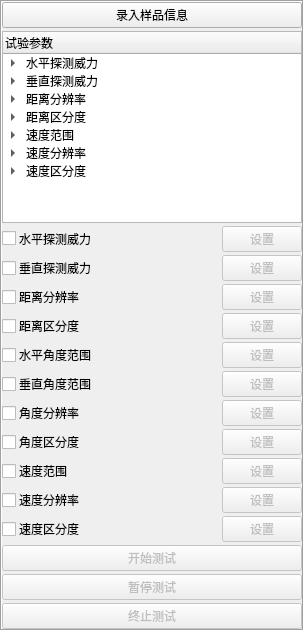
       <widget class="QFrame" name="frame_1">
        <property name="focusPolicy">
         <enum>Qt::NoFocus</enum>
        </property>
        <property name="frameShape">
         <enum>QFrame::Box</enum>
        </property>
        <property name="frameShadow">
         <enum>QFrame::Sunken</enum>
        </property>
        <property name="lineWidth">
         <number>1</number>
        </property>
        <layout class="QVBoxLayout" name="verticalLayout">
         <property name="spacing">
          <number>3</number>
         </property>
         <property name="leftMargin">
          <number>0</number>
         </property>
         <property name="topMargin">
          <number>0</number>
         </property>
         <property name="rightMargin">
          <number>0</number>
         </property>
         <property name="bottomMargin">
          <number>0</number>
         </property>
         <item>
          <widget class="QPushButton" name="RecordMessageButton">
           <property name="maximumSize">
            <size>
             <width>300</width>
             <height>50</height>
            </size>
           </property>
           <property name="text">
            <string>录入样品信息</string>
           </property>
          </widget>
         </item>
         <item>
          <widget class="QTreeWidget" name="treeWidget">
           <property name="sizePolicy">
            <sizepolicy hsizetype="Expanding" vsizetype="Expanding">
             <horstretch>0</horstretch>
             <verstretch>0</verstretch>
            </sizepolicy>
           </property>
           <property name="minimumSize">
            <size>
             <width>300</width>
             <height>0</height>
            </size>
           </property>
           <property name="maximumSize">
            <size>
             <width>16777215</width>
             <height>16777215</height>
            </size>
           </property>
           <column>
            <property name="text">
             <string>试验参数</string>
            </property>
           </column>
           <item>
            <property name="text">
             <string>水平探测威力</string>
            </property>
            <item>
             <property name="text">
              <string>目标RCS</string>
             </property>
            </item>
            <item>
             <property name="text">
              <string>最小测试距离</string>
             </property>
            </item>
            <item>
             <property name="text">
              <string>最大测试距离</string>
             </property>
            </item>
            <item>
             <property name="text">
              <string>最小测试角度</string>
             </property>
            </item>
            <item>
             <property name="text">
              <string>最大测试角度</string>
             </property>
            </item>
            <item>
             <property name="text">
              <string>距离步进</string>
             </property>
            </item>
            <item>
             <property name="text">
              <string>角度步进</string>
             </property>
            </item>
            <item>
             <property name="text">
              <string>驻留时间</string>
             </property>
            </item>
            <item>
             <property name="text">
              <string>运动模式</string>
             </property>
            </item>
           </item>
           <item>
            <property name="text">
             <string>垂直探测威力</string>
            </property>
            <item>
             <property name="text">
              <string>目标RCS</string>
             </property>
            </item>
            <item>
             <property name="text">
              <string>最小测试距离</string>
             </property>
            </item>
            <item>
             <property name="text">
              <string>最大测试距离</string>
             </property>
            </item>
            <item>
             <property name="text">
              <string>最小测试角度</string>
             </property>
            </item>
            <item>
             <property name="text">
              <string>最大测试角度</string>
             </property>
            </item>
            <item>
             <property name="text">
              <string>距离步进</string>
             </property>
            </item>
            <item>
             <property name="text">
              <string>角度步进</string>
             </property>
            </item>
            <item>
             <property name="text">
              <string>驻留时间</string>
             </property>
            </item>
            <item>
             <property name="text">
              <string>运动模式</string>
             </property>
            </item>
           </item>
           <item>
            <property name="text">
             <string>距离分辨率</string>
            </property>
            <item>
             <property name="text">
              <string>目标RCS</string>
             </property>
            </item>
            <item>
             <property name="text">
              <string>最小测试距离</string>
             </property>
            </item>
            <item>
             <property name="text">
              <string>最大测试距离</string>
             </property>
            </item>
            <item>
             <property name="text">
              <string>测试角度</string>
             </property>
            </item>
            <item>
             <property name="text">
              <string>距离步进</string>
             </property>
            </item>
            <item>
             <property name="text">
              <string>驻留时间</string>
             </property>
            </item>
            <item>
             <property name="text">
              <string>运动模式</string>
             </property>
            </item>
           </item>
           <item>
            <property name="text">
             <string>距离区分度</string>
            </property>
            <item>
             <property name="text">
              <string>目标RCS</string>
             </property>
            </item>
            <item>
             <property name="text">
              <string>最小测试距离</string>
             </property>
            </item>
            <item>
             <property name="text">
              <string>最大测试距离</string>
             </property>
            </item>
            <item>
             <property name="text">
              <string>测试角度</string>
             </property>
            </item>
            <item>
             <property name="text">
              <string>距离步进</string>
             </property>
            </item>
            <item>
             <property name="text">
              <string>驻留时间</string>
             </property>
            </item>
            <item>
             <property name="text">
              <string>运动模式</string>
             </property>
            </item>
           </item>
           <item>
            <property name="text">
             <string>速度范围</string>
            </property>
            <item>
             <property name="text">
              <string>目标RCS</string>
             </property>
            </item>
            <item>
             <property name="text">
              <string>起始距离</string>
             </property>
            </item>
            <item>
             <property name="text">
              <string>终止距离</string>
             </property>
            </item>
            <item>
             <property name="text">
              <string>最小测试速度</string>
             </property>
            </item>
            <item>
             <property name="text">
              <string>最大测试速度</string>
             </property>
            </item>
            <item>
             <property name="text">
              <string>测试角度</string>
             </property>
            </item>
            <item>
             <property name="text">
              <string>速度步进</string>
             </property>
            </item>
            <item>
             <property name="text">
              <string>驻留时间</string>
             </property>
            </item>
            <item>
             <property name="text">
              <string>运动模式</string>
             </property>
            </item>
           </item>
           <item>
            <property name="text">
             <string>速度分辨率</string>
            </property>
            <item>
             <property name="text">
              <string>目标RCS</string>
             </property>
            </item>
            <item>
             <property name="text">
              <string>起始距离</string>
             </property>
            </item>
            <item>
             <property name="text">
              <string>终止距离</string>
             </property>
            </item>
            <item>
             <property name="text">
              <string>最小测试速度</string>
             </property>
            </item>
            <item>
             <property name="text">
              <string>最大测试速度</string>
             </property>
            </item>
            <item>
             <property name="text">
              <string>测试角度</string>
             </property>
            </item>
            <item>
             <property name="text">
              <string>速度步进</string>
             </property>
            </item>
            <item>
             <property name="text">
              <string>驻留时间</string>
             </property>
            </item>
            <item>
             <property name="text">
              <string>运动模式</string>
             </property>
            </item>
           </item>
           <item>
            <property name="text">
             <string>速度区分度</string>
            </property>
            <item>
             <property name="text">
              <string>目标RCS</string>
             </property>
            </item>
            <item>
             <property name="text">
              <string>起始距离</string>
             </property>
            </item>
            <item>
             <property name="text">
              <string>终止距离</string>
             </property>
            </item>
            <item>
             <property name="text">
              <string>最小测试速度</string>
             </property>
            </item>
            <item>
             <property name="text">
              <string>最大测试速度</string>
             </property>
            </item>
            <item>
             <property name="text">
              <string>测试角度</string>
             </property>
            </item>
            <item>
             <property name="text">
              <string>速度步进</string>
             </property>
            </item>
            <item>
             <property name="text">
              <string>驻留时间</string>
             </property>
            </item>
            <item>
             <property name="text">
              <string>运动模式</string>
             </property>
            </item>
           </item>
          </widget>
         </item>
         <item>
          <layout class="QGridLayout" name="gridLayout">
           <item row="10" column="1">
            <widget class="QLabel" name="SpeedDistinctionLabel">
             <property name="sizePolicy">
              <sizepolicy hsizetype="Expanding" vsizetype="Expanding">
               <horstretch>0</horstretch>
               <verstretch>0</verstretch>
              </sizepolicy>
             </property>
             <property name="maximumSize">
              <size>
               <width>16777215</width>
               <height>50</height>
              </size>
             </property>
             <property name="text">
              <string>速度区分度</string>
             </property>
            </widget>
           </item>
           <item row="6" column="2">
            <widget class="QPushButton" name="AngularResolutionSetup">
             <property name="enabled">
              <bool>false</bool>
             </property>
             <property name="minimumSize">
              <size>
               <width>50</width>
               <height>0</height>
              </size>
             </property>
             <property name="text">
              <string>设置</string>
             </property>
            </widget>
           </item>
           <item row="7" column="0">
            <widget class="QCheckBox" name="AngularDistinctionSelect">
             <property name="maximumSize">
              <size>
               <width>20</width>
               <height>20</height>
              </size>
             </property>
             <property name="text">
              <string/>
             </property>
            </widget>
           </item>
           <item row="10" column="0">
            <widget class="QCheckBox" name="SpeedDistinctionSelect">
             <property name="maximumSize">
              <size>
               <width>20</width>
               <height>20</height>
              </size>
             </property>
             <property name="text">
              <string/>
             </property>
            </widget>
           </item>
           <item row="2" column="2">
            <widget class="QPushButton" name="DistanceResolutionSetup">
             <property name="enabled">
              <bool>false</bool>
             </property>
             <property name="minimumSize">
              <size>
               <width>50</width>
               <height>0</height>
              </size>
             </property>
             <property name="text">
              <string>设置</string>
             </property>
            </widget>
           </item>
           <item row="8" column="1">
            <widget class="QLabel" name="SpeedRangeLabel">
             <property name="sizePolicy">
              <sizepolicy hsizetype="Preferred" vsizetype="Expanding">
               <horstretch>0</horstretch>
               <verstretch>0</verstretch>
              </sizepolicy>
             </property>
             <property name="maximumSize">
              <size>
               <width>16777215</width>
               <height>50</height>
              </size>
             </property>
             <property name="text">
              <string>速度范围</string>
             </property>
            </widget>
           </item>
           <item row="6" column="1">
            <widget class="QLabel" name="AngularResolutionLabel">
             <property name="maximumSize">
              <size>
               <width>16777215</width>
               <height>50</height>
              </size>
             </property>
             <property name="text">
              <string>角度分辨率</string>
             </property>
            </widget>
           </item>
           <item row="1" column="0">
            <widget class="QCheckBox" name="VerticalPowerSelect">
             <property name="maximumSize">
              <size>
               <width>20</width>
               <height>20</height>
              </size>
             </property>
             <property name="text">
              <string/>
             </property>
            </widget>
           </item>
           <item row="9" column="1">
            <widget class="QLabel" name="SpeedResolutionLabel">
             <property name="maximumSize">
              <size>
               <width>16777215</width>
               <height>50</height>
              </size>
             </property>
             <property name="text">
              <string>速度分辨率</string>
             </property>
            </widget>
           </item>
           <item row="3" column="0">
            <widget class="QCheckBox" name="DistanceDistinctionSelect">
             <property name="maximumSize">
              <size>
               <width>20</width>
               <height>20</height>
              </size>
             </property>
             <property name="text">
              <string/>
             </property>
            </widget>
           </item>
           <item row="5" column="1">
            <widget class="QLabel" name="VerticalRangeLabel">
             <property name="maximumSize">
              <size>
               <width>16777215</width>
               <height>50</height>
              </size>
             </property>
             <property name="text">
              <string>垂直角度范围</string>
             </property>
            </widget>
           </item>
           <item row="3" column="2">
            <widget class="QPushButton" name="DistanceDistinctionSetup">
             <property name="enabled">
              <bool>false</bool>
             </property>
             <property name="minimumSize">
              <size>
               <width>50</width>
               <height>0</height>
              </size>
             </property>
             <property name="text">
              <string>设置</string>
             </property>
            </widget>
           </item>
           <item row="9" column="2">
            <widget class="QPushButton" name="SpeedResolutionSetup">
             <property name="enabled">
              <bool>false</bool>
             </property>
             <property name="minimumSize">
              <size>
               <width>50</width>
               <height>0</height>
              </size>
             </property>
             <property name="maximumSize">
              <size>
               <width>16777215</width>
               <height>16777215</height>
              </size>
             </property>
             <property name="text">
              <string>设置</string>
             </property>
            </widget>
           </item>
           <item row="8" column="0">
            <widget class="QCheckBox" name="SpeedRangeSelect">
             <property name="maximumSize">
              <size>
               <width>20</width>
               <height>20</height>
              </size>
             </property>
             <property name="text">
              <string/>
             </property>
            </widget>
           </item>
           <item row="7" column="2">
            <widget class="QPushButton" name="AngularDistinctionSetup">
             <property name="enabled">
              <bool>false</bool>
             </property>
             <property name="minimumSize">
              <size>
               <width>50</width>
               <height>0</height>
              </size>
             </property>
             <property name="text">
              <string>设置</string>
             </property>
            </widget>
           </item>
           <item row="0" column="2" alignment="Qt::AlignHCenter">
            <widget class="QPushButton" name="HorizontalPowerSetup">
             <property name="enabled">
              <bool>false</bool>
             </property>
             <property name="minimumSize">
              <size>
               <width>50</width>
               <height>0</height>
              </size>
             </property>
             <property name="maximumSize">
              <size>
               <width>16777215</width>
               <height>16777215</height>
              </size>
             </property>
             <property name="text">
              <string>设置</string>
             </property>
            </widget>
           </item>
           <item row="1" column="2" alignment="Qt::AlignHCenter">
            <widget class="QPushButton" name="VerticalPowerSetup">
             <property name="enabled">
              <bool>false</bool>
             </property>
             <property name="minimumSize">
              <size>
               <width>50</width>
               <height>0</height>
              </size>
             </property>
             <property name="text">
              <string>设置</string>
             </property>
            </widget>
           </item>
           <item row="0" column="1">
            <widget class="QLabel" name="HorizontalPowerLabel">
             <property name="minimumSize">
              <size>
               <width>150</width>
               <height>0</height>
              </size>
             </property>
             <property name="maximumSize">
              <size>
               <width>16777215</width>
               <height>50</height>
              </size>
             </property>
             <property name="text">
              <string>水平探测威力</string>
             </property>
            </widget>
           </item>
           <item row="9" column="0" alignment="Qt::AlignHCenter">
            <widget class="QCheckBox" name="SpeedResolutionSelect">
             <property name="maximumSize">
              <size>
               <width>20</width>
               <height>20</height>
              </size>
             </property>
             <property name="text">
              <string/>
             </property>
            </widget>
           </item>
           <item row="6" column="0">
            <widget class="QCheckBox" name="AngularResolutionSelect">
             <property name="maximumSize">
              <size>
               <width>20</width>
               <height>20</height>
              </size>
             </property>
             <property name="text">
              <string/>
             </property>
            </widget>
           </item>
           <item row="4" column="0">
            <widget class="QCheckBox" name="HorizontalRangeSelect">
             <property name="maximumSize">
              <size>
               <width>20</width>
               <height>20</height>
              </size>
             </property>
             <property name="text">
              <string/>
             </property>
            </widget>
           </item>
           <item row="2" column="0">
            <widget class="QCheckBox" name="DistanceResolutionSelect">
             <property name="maximumSize">
              <size>
               <width>20</width>
               <height>20</height>
              </size>
             </property>
             <property name="text">
              <string/>
             </property>
            </widget>
           </item>
           <item row="7" column="1">
            <widget class="QLabel" name="AngularDistinctionLabel">
             <property name="maximumSize">
              <size>
               <width>16777215</width>
               <height>50</height>
              </size>
             </property>
             <property name="text">
              <string>角度区分度</string>
             </property>
            </widget>
           </item>
           <item row="3" column="1">
            <widget class="QLabel" name="DistanceDistinctionLabel">
             <property name="minimumSize">
              <size>
               <width>150</width>
               <height>0</height>
              </size>
             </property>
             <property name="maximumSize">
              <size>
               <width>16777215</width>
               <height>50</height>
              </size>
             </property>
             <property name="text">
              <string>距离区分度</string>
             </property>
            </widget>
           </item>
           <item row="4" column="2">
            <widget class="QPushButton" name="HorizontalRangeSetup">
             <property name="enabled">
              <bool>false</bool>
             </property>
             <property name="minimumSize">
              <size>
               <width>50</width>
               <height>0</height>
              </size>
             </property>
             <property name="text">
              <string>设置</string>
             </property>
            </widget>
           </item>
           <item row="2" column="1">
            <widget class="QLabel" name="DistanceResolutionLabel">
             <property name="minimumSize">
              <size>
               <width>150</width>
               <height>0</height>
              </size>
             </property>
             <property name="maximumSize">
              <size>
               <width>16777215</width>
               <height>50</height>
              </size>
             </property>
             <property name="text">
              <string>距离分辨率</string>
             </property>
            </widget>
           </item>
           <item row="10" column="2">
            <widget class="QPushButton" name="SpeedDistinctionSetup">
             <property name="enabled">
              <bool>false</bool>
             </property>
             <property name="minimumSize">
              <size>
               <width>50</width>
               <height>0</height>
              </size>
             </property>
             <property name="text">
              <string>设置</string>
             </property>
            </widget>
           </item>
           <item row="5" column="2">
            <widget class="QPushButton" name="VerticalRangeSetup">
             <property name="enabled">
              <bool>false</bool>
             </property>
             <property name="minimumSize">
              <size>
               <width>50</width>
               <height>0</height>
              </size>
             </property>
             <property name="text">
              <string>设置</string>
             </property>
            </widget>
           </item>
           <item row="4" column="1">
            <widget class="QLabel" name="HorizontalRangeLabel">
             <property name="maximumSize">
              <size>
               <width>16777215</width>
               <height>50</height>
              </size>
             </property>
             <property name="text">
              <string>水平角度范围</string>
             </property>
            </widget>
           </item>
           <item row="0" column="0">
            <widget class="QCheckBox" name="HorizontalPowerSelect">
             <property name="maximumSize">
              <size>
               <width>16777215</width>
               <height>16777215</height>
              </size>
             </property>
             <property name="text">
              <string/>
             </property>
            </widget>
           </item>
           <item row="1" column="1">
            <widget class="QLabel" name="VerticalPowerLabel">
             <property name="minimumSize">
              <size>
               <width>150</width>
               <height>0</height>
              </size>
             </property>
             <property name="maximumSize">
              <size>
               <width>16777215</width>
               <height>50</height>
              </size>
             </property>
             <property name="text">
              <string>垂直探测威力</string>
             </property>
            </widget>
           </item>
           <item row="5" column="0">
            <widget class="QCheckBox" name="VerticalRangeSelect">
             <property name="maximumSize">
              <size>
               <width>20</width>
               <height>20</height>
              </size>
             </property>
             <property name="text">
              <string/>
             </property>
            </widget>
           </item>
           <item row="8" column="2">
            <widget class="QPushButton" name="SpeedRangeSetup">
             <property name="enabled">
              <bool>false</bool>
             </property>
             <property name="minimumSize">
              <size>
               <width>50</width>
               <height>0</height>
              </size>
             </property>
             <property name="text">
              <string>设置</string>
             </property>
            </widget>
           </item>
          </layout>
         </item>
         <item>
          <widget class="QPushButton" name="TestStart">
           <property name="enabled">
            <bool>false</bool>
           </property>
           <property name="sizePolicy">
            <sizepolicy hsizetype="Expanding" vsizetype="Expanding">
             <horstretch>0</horstretch>
             <verstretch>0</verstretch>
            </sizepolicy>
           </property>
           <property name="maximumSize">
            <size>
             <width>16777215</width>
             <height>50</height>
            </size>
           </property>
           <property name="text">
            <string>开始测试</string>
           </property>
          </widget>
         </item>
         <item>
          <widget class="QPushButton" name="TestPause">
           <property name="enabled">
            <bool>false</bool>
           </property>
           <property name="sizePolicy">
            <sizepolicy hsizetype="Expanding" vsizetype="Expanding">
             <horstretch>0</horstretch>
             <verstretch>0</verstretch>
            </sizepolicy>
           </property>
           <property name="maximumSize">
            <size>
             <width>16777215</width>
             <height>50</height>
            </size>
           </property>
           <property name="text">
            <string>暂停测试</string>
           </property>
          </widget>
         </item>
         <item>
          <widget class="QPushButton" name="TestStop">
           <property name="enabled">
            <bool>false</bool>
           </property>
           <property name="sizePolicy">
            <sizepolicy hsizetype="Expanding" vsizetype="Expanding">
             <horstretch>0</horstretch>
             <verstretch>0</verstretch>
            </sizepolicy>
           </property>
           <property name="maximumSize">
            <size>
             <width>16777215</width>
             <height>50</height>
            </size>
           </property>
           <property name="text">
            <string>终止测试</string>
           </property>
          </widget>
         </item>
        </layout>
       </widget>
